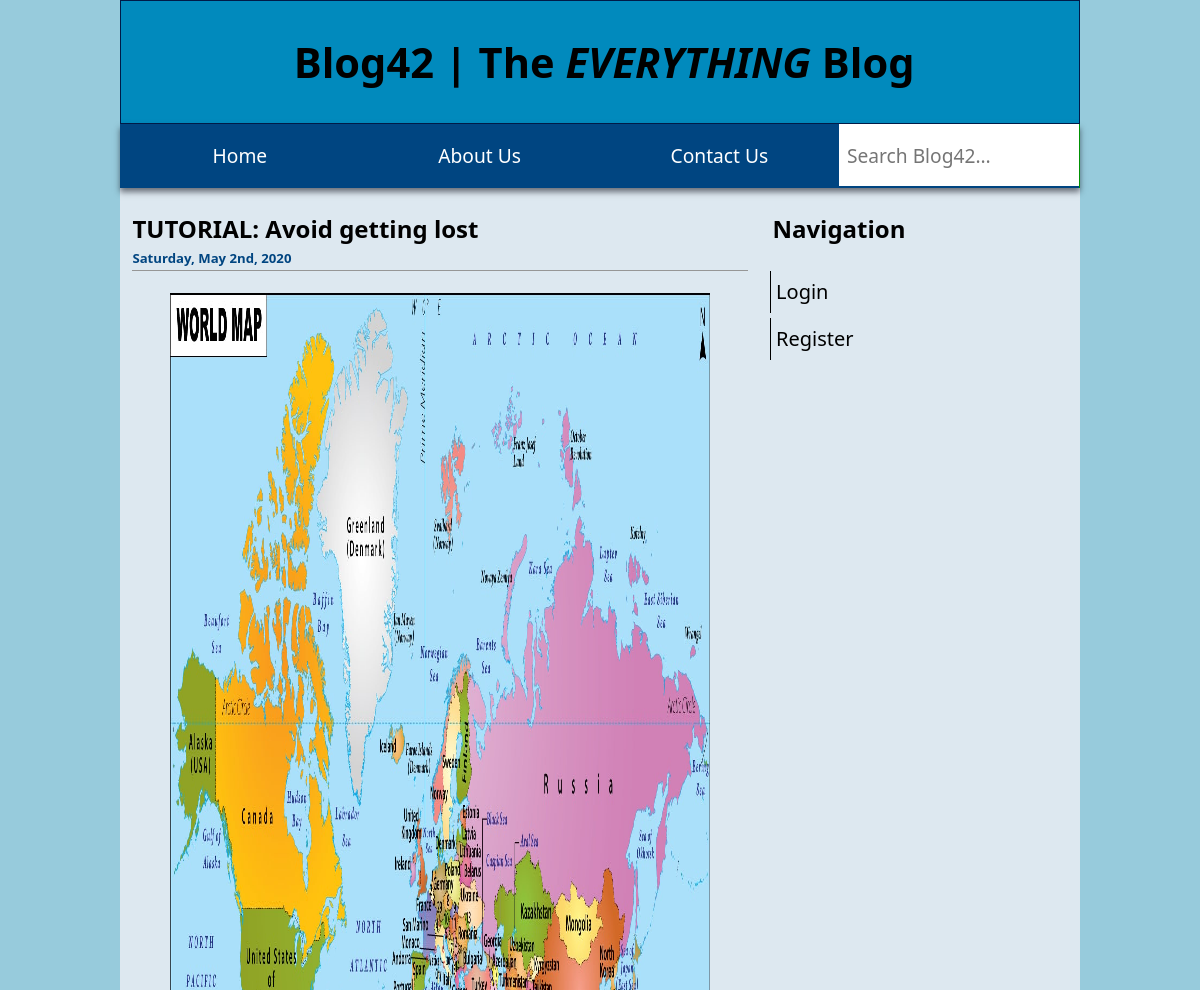
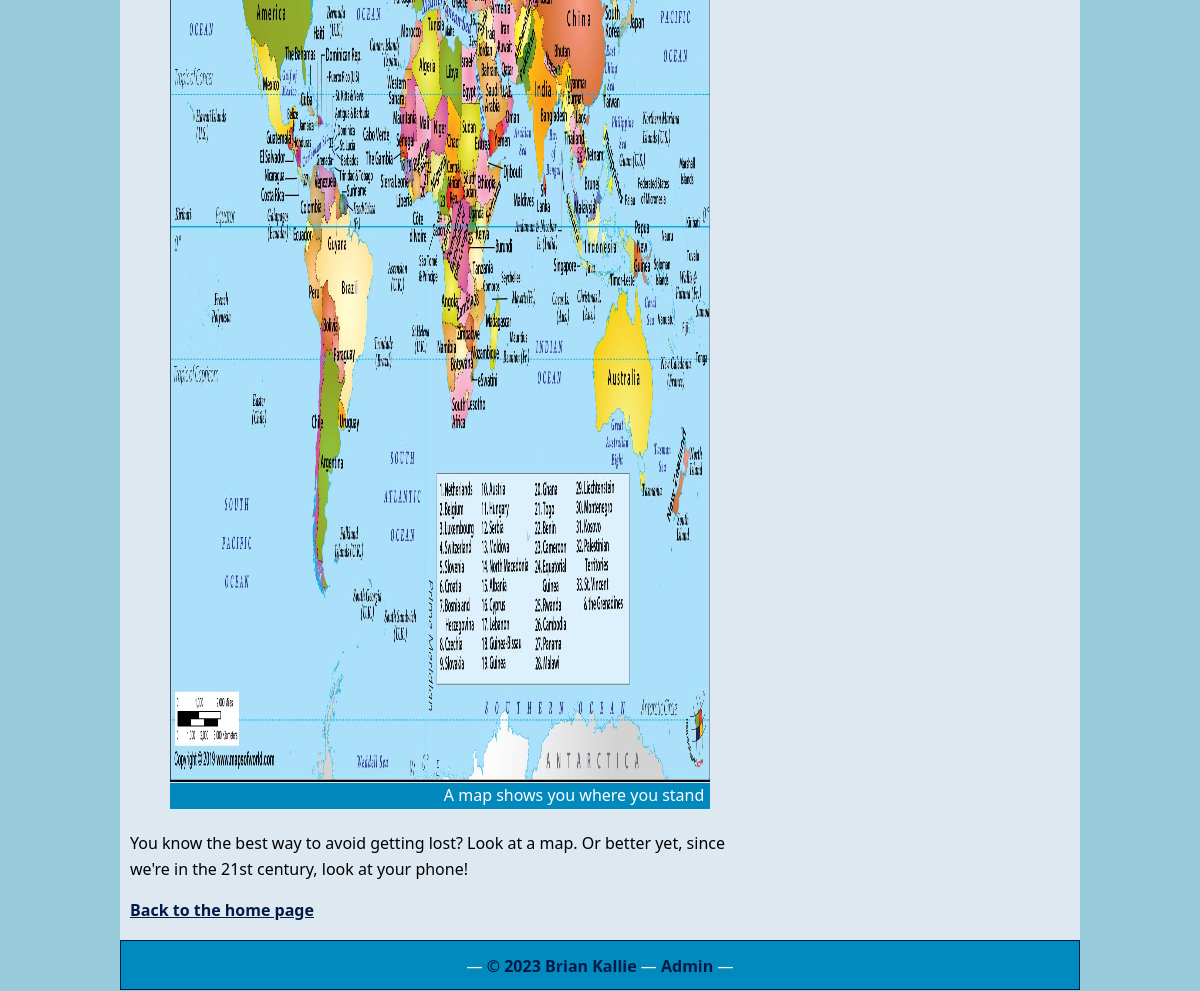
Page /detail.php?article_id=4 on the committed database (2 pictures, top to bottom).
### tables this page shows
CREATE TABLE `fp_blog` (
  `article_id` int UNSIGNED NOT NULL,
  `image_id` int UNSIGNED DEFAULT NULL,
  `title` varchar(255) NOT NULL,
  `article` text NOT NULL,
  `updated` timestamp NOT NULL DEFAULT CURRENT_TIMESTAMP ON UPDATE CURRENT_TIMESTAMP,
  `created` timestamp NOT NULL DEFAULT CURRENT_TIMESTAMP
);

CREATE TABLE `fp_images` (
  `image_id` int NOT NULL,
  `filename` text NOT NULL,
  `caption` text NOT NULL
);

### detail.php (the view, shortened to what this page needs)
<?php
require_once('includes/utility_funcs.php');
$conn = dbConnect('read');
if (isset($_GET['article_id']) && is_numeric($_GET['article_id'])) {
  $article_id = (int) $_GET['article_id'];
} else {
  $article_id = 0;
}
$sql = "SELECT title, article, DATE_FORMAT(updated, '%W, %M %D, %Y') AS updated, filename, caption
        FROM fp_blog
        LEFT JOIN fp_images
        USING (image_id)
        WHERE fp_blog.article_id = $article_id";
$result = $conn->query($sql);
$row = $result->fetch_assoc();
include("includes/header.php");
?>
<main>
  <section class="column two-thirds float-left">
    <h2>
      <?php
      if ($row) {;
        echo $row['title'];
        echo "<span>" . $row['updated'] . "</span>";
      } else {
        echo 'No record found';
      }
      ?>
    </h2>
    <?php
    if ($row && !empty($row['filename'])) {
      $filename = "/images/{$row['filename']}";
      $imageSize = getimagesize($_SERVER['DOCUMENT_ROOT'] . $filename);
      ?>
      <figure><a href="<?php echo $filename; ?>"><?php  ?>
        <img src="<?php echo $filename; ?>" alt="<?php echo $row['caption']; ?>" <?php echo $imageSize[3]; ?>>
        </a><figcaption><?php echo $row['caption']; ?></figcaption>
      </figure>
    <?php } if ($row) {
      $htmleArticle = htmlentities($row['article'], ENT_COMPAT, 'utf-8');
      echo convertToParas($htmleArticle);
    } ?>
    <p><a href="/">Back to the home page</a></p>
  </section>
<?php
include("includes/sidebar-guest.php");
?>
</main>
<?php
include("includes/footer.php");
?>

### includes/utility_funcs.php (shortened to what this page needs)
<?php
function convertToParas($text) {
    $text = trim($text);
    return '<p>' . preg_replace('/[\r\n]+/', "</p>\n<p>", $text) . "</p>\n";
}

### css/screen.css (style rules this page uses)
* { border: none; outline: none; }
*, *:before, *:after { -moz-box-sizing: border-box; -webkit-box-sizing: border-box; box-sizing: border-box; }
html { font-size: 62.5%; line-height: 1.6; font-family: Segoe, "Segoe UI", "DejaVu Sans", "Trebuchet MS", Verdana, "sans-serif"; }
body { font-size: 1.6em; background-color: #97cbdc; color: #000000; }
.column { margin-bottom: 1rem; padding: 0 0.25rem; }
img { max-width: 100%; }
h2, h3 { color: #000000; padding: 0.1em; }
main section h2 span { display: block; font-size: 0.55em; color: #004581; border-bottom: 1px solid #969696; }
figcaption { text-align: right; background-color: #0189bd; color: white; padding-right: 0.35em; position: relative; top: -6px; }
a:link, a:visited { color: #001b48; font-weight: bold; }
@media (min-width: 768px) { .column { float: left; margin: 0; padding-left: 1rem; padding-right: 1rem; } }
@media (min-width: 768px) { .column.two-thirds { width: 66.66%; } }
@media (min-width: 768px) { .column.float-left { float: left; } }

### rows in the picture
fp_blog: title "TUTORIAL: Avoid getting lost", image.filename (picture), image.caption "A map shows you where you stand", article "You know the best way to avoid getting lost? Look at a map. Or better yet, since we're in the 21st century, look at your phone!"

### other values in the picture
$row['updated'] "Saturday, May 2nd, 2020"
